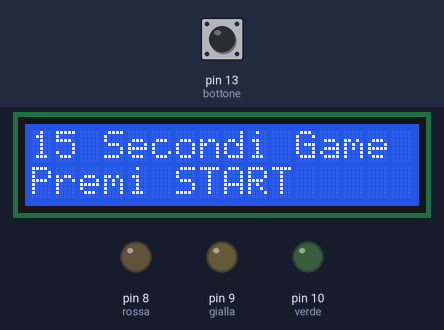
The sketch below on a simulated Arduino Uno, built with avr-gcc and run on an emulated ATmega328P. Shown: 16×2 character LCD, output pins drawn as LEDs (lit = HIGH). The test bench sets the inputs (shaded band); at power-on: pin 13 (bottone) LOW.

Above: at 1.2 s.
1.3 s: pin 13 (bottone) pulled HIGH for 0.15 s
At 1.8 s:
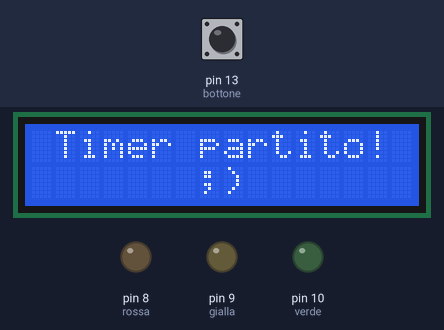
2.9 s: pin 13 (bottone) pulled HIGH for 1 s
At 3.5 s:
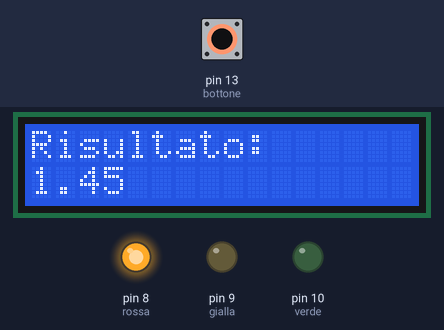
9.9 s: pin 13 (bottone) pulled HIGH for 3.2 s
At 11.2 s:
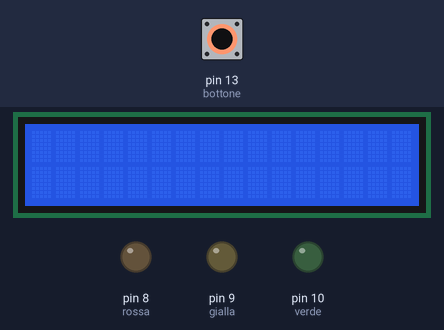
14.6 s: pin 13 (bottone) pulled HIGH for 0.15 s
At 18.4 s:
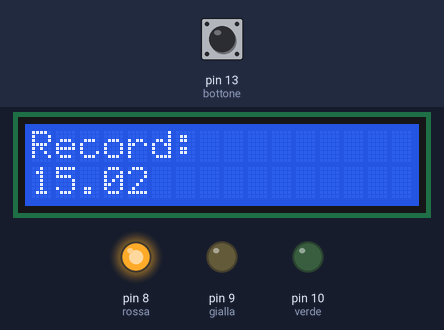
Timing chart, 0 to 18.7 s (numbered marks = the images above; inputs shaded):
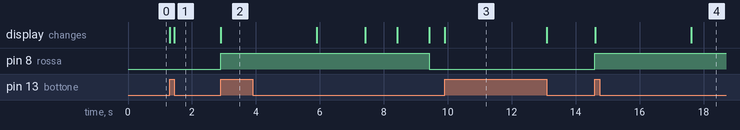

Measured:
- after the input at 1.3 s, the display: first changes at once (image 1 shows a later state)
- after the input at 2.9 s, pin 8 (rossa): LOW → HIGH at once, → LOW 6.5 s later; the display: changes at once (image 2)
- after the input at 9.9 s, the display: changes at once (image 3)
- after the input at 14.6 s, pin 8 (rossa): LOW → HIGH at once; the display: first changes at once (image 4 shows a later state)

The sketch:

15_Seconds_Game.ino
```cpp
#include <LiquidCrystal.h>

//15 secondi Game
//by Mat12143, Tesohh and Riccardo
//ATTENZIONE può creare dipendenza
//versione 1.2

#include <LiquidCrystal.h>    //libreria del Display
LiquidCrystal lcd(12,11,5,4,3,2);   //inizializziamo la libreria

float tempo = 0;
int pulsante = 0;
float risultato = 0;

void setup() {
  pinMode(13,INPUT); //bottone
  pinMode(10,OUTPUT); //verde
  pinMode(9,OUTPUT); //gialla
  pinMode(8,OUTPUT);//rossa
  lcd.begin(16,2);
}

void loop() {
  digitalWrite(10,LOW);   //luce verde spenta
  digitalWrite(9,LOW);    //luce gialla spenta
  digitalWrite(8,LOW);    //luce rossa spenta
  lcd.print("15 Secondi Game");   //Homepage del gioco
  lcd.setCursor(0,1);
  lcd.print("Premi START");
  delay(100);
  pulsante = digitalRead(13);   //lettura pulsante

  while(pulsante==LOW){
      pulsante = digitalRead(13);   //non fa niente qunado il pulsante non è premuto
  }

  lcd.clear();    //puliamo il Display

  while(pulsante==HIGH){
    pulsante = digitalRead(13);   //se il pulsante è premuto fai...
  }

  lcd.setCursor(1,0);
  lcd.print("Timer partito!");    //...scrivere "Timer Partito!"
  lcd.setCursor(7,1);
  lcd.print(";)");
  //treDueUno();
  tempo=millis();   //millis conta i millisecondi da quando viene chiamata

  while(pulsante==LOW){
    pulsante=digitalRead(13);
  }
    risultato=(millis()-tempo)/1000;
    lcd.clear();

    if (risultato <15.2 and risultato > 14.8){   //se il risultato è compreso tra 15.20 e 14.80 accendi la luce verde
      digitalWrite(10,HIGH);
    }

    else if (risultato <16.3 and risultato > 13.3){   //se il risultato è compreso tra 16.30 e 13.30 accendi la luce gialla
      digitalWrite(9,HIGH);
    }
    else if (risultato <1){   //Easter Egg: se il risulato è minore di 1...
      digitalWrite(9,HIGH);   //accendi la luce gialla
      digitalWrite(10,HIGH);  //accendi la luce verde
      digitalWrite(8,HIGH);   //accendi la luce rossa
      lcd.clear();
      lcd.print("Easter Egg!!");    //scrivi Easter Egg e asgarra Testmat
      lcd.setCursor(0,1);
      lcd.print("Asgarra Tesmat");
      delay(4000);
      lcd.clear();
    }
    else{
      digitalWrite(8,HIGH);
    }
    lcd.print("Risultato:");
    lcd.setCursor(0,1);
    lcd.print(risultato);
    delay(3000);
    lcd.clear();
    lcd.print("Record:");
    lcd.setCursor(0,1);
    lcd.print("15.02");
    delay(1500);
    lcd.clear();
    lcd.print("di -------");
    delay(1000);
    lcd.clear();

  while(pulsante==HIGH){
    pulsante = digitalRead(13);
  }
  delay(1000);
  lcd.clear();
}
```
